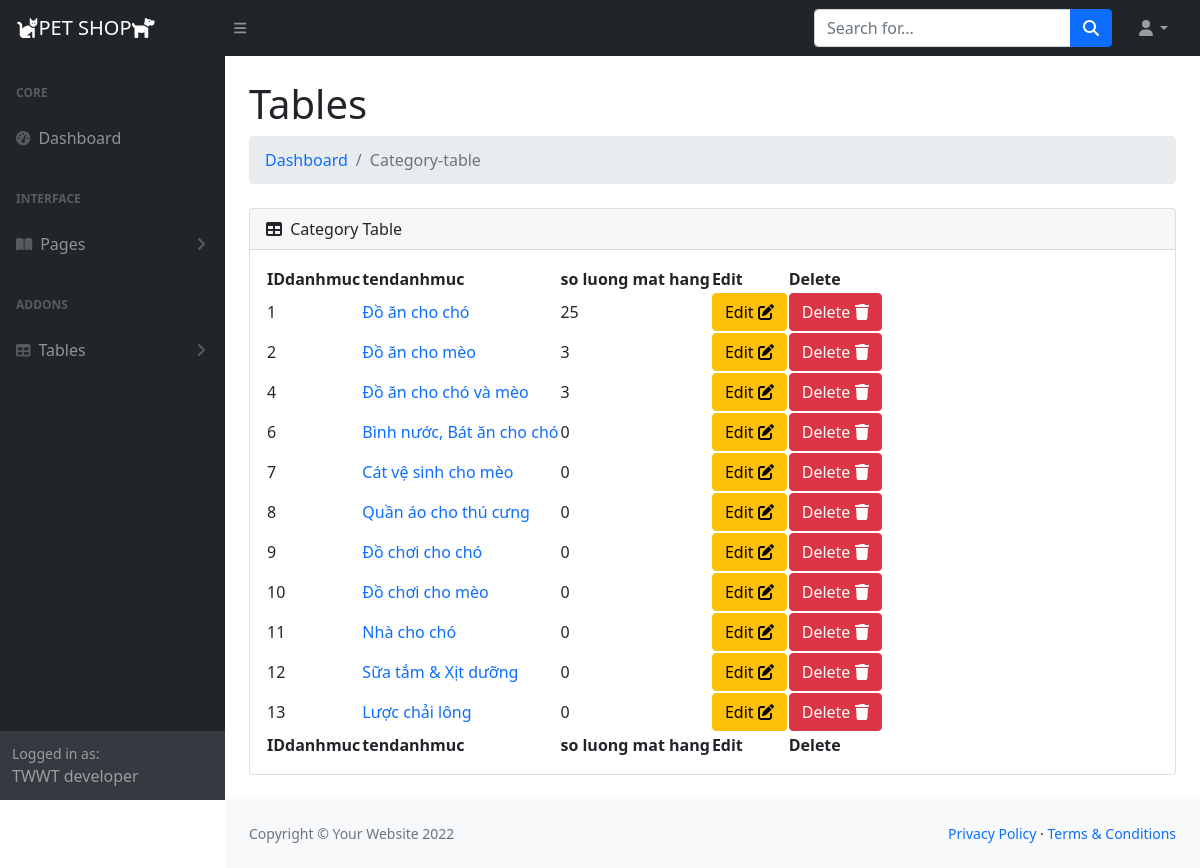
The page /admin/Category-table.php on the database its author committed.
### tables this page shows
CREATE TABLE `danhmuc` (
  `IDdanhmuc` int(11) NOT NULL,
  `tendanhmuc` varchar(200) NOT NULL
);

### backend/Database.php (called while the page is built, shortened)
<?php
class Database
{
    private $host = 'localhost';
    private $db_name = 'pet_shop';
    private $username = 'root';
    private $password = '';
    private $conn;
    public function __construct()
    {
        $this->conn = null;
        try {
            $this->conn = new PDO('mysql:host=' . $this->host . ';dbname=' . $this->db_name, $this->username, $this->password);
            $this->conn->setAttribute(PDO::ATTR_ERRMODE, PDO::ERRMODE_EXCEPTION);
        } catch (PDOException $e) {
            echo 'Connection Error: ' . $e->getMessage();
        }
    }
    public function slectFromCategories()
    {
        $sql = "SELECT * FROM danhmuc";
        $stmt = $this->conn->prepare($sql);
        $stmt->execute();
        $result = $stmt->fetchAll(PDO::FETCH_ASSOC);
        return $result;
    }
    public function selectProductWithCategory($IDcategory)
    {
        $sql = "SELECT * FROM hanghoa WHERE IDdanhmuc = :IDcategory";
        $stmt = $this->conn->prepare($sql);
        $stmt->bindParam(':IDcategory', $IDcategory);
        $stmt->execute();
        $result = $stmt->fetchAll(PDO::FETCH_ASSOC);
        return $result;
    }
}

### backend/Product.php (called while the page is built, shortened)
<?php
include_once(__DIR__ . '/Database.php');
include_once(__DIR__ . '/Category.php');
class Product
{
    private $db;
    public function __construct()
    {
        $this->db = new Database();
    }
    public function countProductWithCategory($category)
    {
        $result = $this->db->selectProductWithCategory($category);
        return count($result);
    }
}

### backend/Category.php (the view, shortened to what this page needs)
<?php
include_once(__DIR__ . '/Database.php');
class Category
{
    private $db;
    public function __construct()
    {
        $this->db = new Database();
    }
    public function loadDataOnTable()
    {
        include_once(__DIR__ . '/Product.php');
        $product = new Product();
        $result = $this->db->slectFromCategories();
        foreach ($result as $row) {
            echo "<tr>";
            echo "<td>" . $row['IDdanhmuc'] . "</td>";
            echo "<td><a href='Product-category-table.php?id=" . $row['IDdanhmuc'] . "'> " . $row['tendanhmuc'] . "</a></td>";
            echo "<td>" . $product->countProductWithCategory($row['IDdanhmuc']) . "</td>";
            echo "<td><a class='btn btn-warning' href='update_category.php?id=" . $row['IDdanhmuc'] . "'>Edit <i class='fas fa-edit'></i></a></td>";
            echo "<td><a class='btn btn-danger' href='delete_category.php?id=" . $row['IDdanhmuc'] . "'>Delete <i class='fas fa-trash'></i></a></td>";
            echo "</tr>";
        }
    }
}

### admin/layouts/header.php (style rules this page uses)
a { text-decoration: none; background-color: transparent; }

### rows shown on the page
danhmuc: IDdanhmuc "1", tendanhmuc "Đồ ăn cho chó", countProductWithCategory "25"
danhmuc: IDdanhmuc "2", tendanhmuc "Đồ ăn cho mèo", countProductWithCategory "3"
danhmuc: IDdanhmuc "4", tendanhmuc "Đồ ăn cho chó và mèo", countProductWithCategory "3"
danhmuc: IDdanhmuc "6", tendanhmuc "Bình nước, Bát ăn cho chó", countProductWithCategory "0"
danhmuc: IDdanhmuc "7", tendanhmuc "Cát vệ sinh cho mèo", countProductWithCategory "0"
danhmuc: IDdanhmuc "8", tendanhmuc "Quần áo cho thú cưng", countProductWithCategory "0"
danhmuc: IDdanhmuc "9", tendanhmuc "Đồ chơi cho chó", countProductWithCategory "0"
danhmuc: IDdanhmuc "10", tendanhmuc "Đồ chơi cho mèo", countProductWithCategory "0"
danhmuc: IDdanhmuc "11", tendanhmuc "Nhà cho chó", countProductWithCategory "0"
danhmuc: IDdanhmuc "12", tendanhmuc "Sữa tắm & Xịt dưỡng", countProductWithCategory "0"
danhmuc: IDdanhmuc "13", tendanhmuc "Lược chải lông", countProductWithCategory "0"
